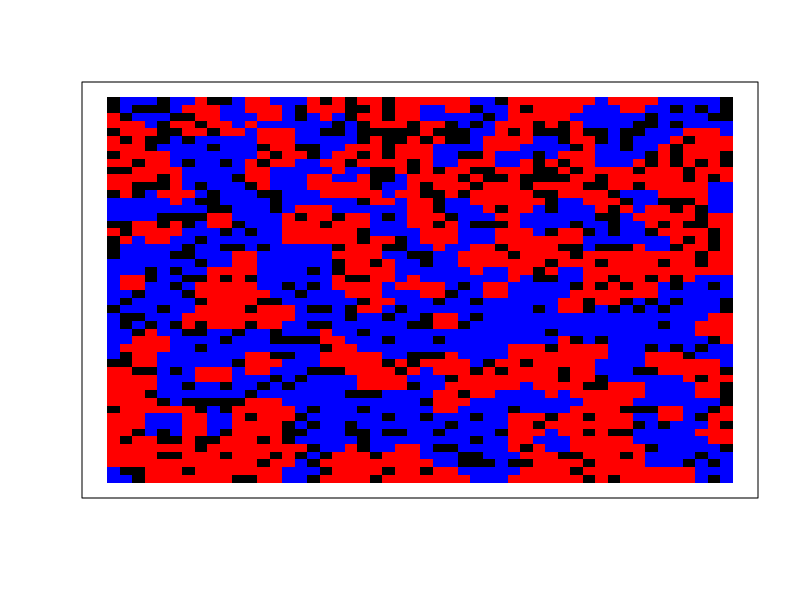
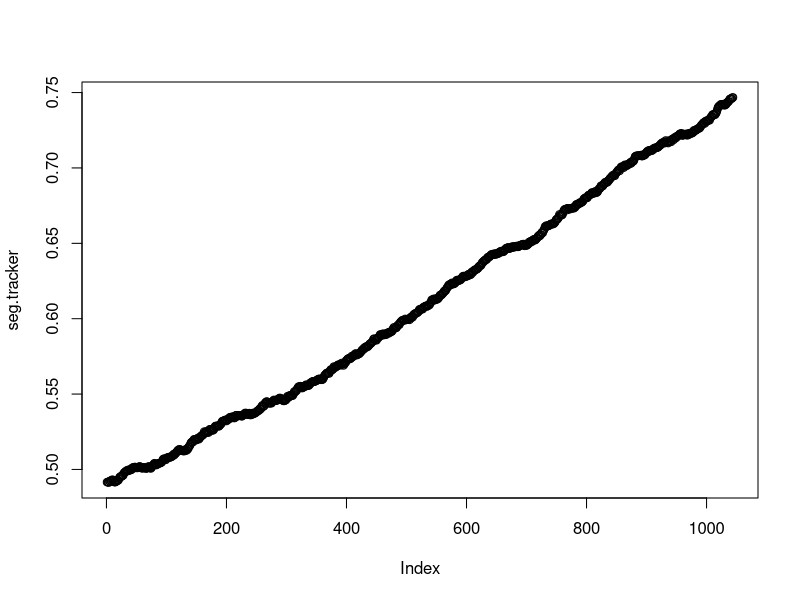

Generate these figures, in order, with R:
# model parameters ####
rows <- 50 
cols <- 50
proportion.group.1 <- .5 # proportion of red agents
empty <- .2 # proportion of grid that will be empty space
min.similarity <- 3/8 # minimum proportion of neighbors that are the same type to not move

# create.grid ####
# generates a rows x column matrix and randomly places the initial population
# values in the matrix are either 0, 1, or 2
# if 0, the space is empty
# 1 and 2 represent the two different groups
create.grid <- function(rows, cols, proportion.group.1, empty){
  pop.size.group.1 <- (rows*cols)*(1-empty)*proportion.group.1
  pop.size.group.2 <- (rows*cols)*(1-empty)*(1-proportion.group.1)
  
  initial.population <- sample(c(
    rep(1, pop.size.group.1), 
    rep(2, pop.size.group.2), 
    rep(0, (rows*cols)-pop.size.group.1-pop.size.group.2)
  ))
  grid <- matrix(initial.population, nrow=rows, ncol=cols)
}

# visualize.grid ####
# outputs a visualization of the grid, with red squares representing group 1,
# blue squares group 2, and black squares empty locations.
visualize.grid <- function(grid){
  image(grid, col=c('black','red','blue'), xaxs=NULL, yaxs=NULL, xaxt='n', yaxt='n')
}

# empty.locations ####
# returns all the locations in the grid that are empty
# output is an N x 2 array, with N equal to the number of empty locations
# the 2 columns contain the row and column of the empty location.
empty.locations <- function(grid){
  return(which(grid==0, arr.ind=T))
}

# similarity.to.center ####
# takes a grid and the center.val of that grid and returns
# the proportion of cells that are the same as the center,
# ignoring empty cells. the center.val must be specified
# manually in case the grid has an even number of rows or 
# columns
similarity.to.center <- function(grid.subset, center.val){
  if(center.val == 0){ return(NA) }
  same <- sum(grid.subset==center.val) - 1
  not.same <- sum(grid.subset!=center.val) - sum(grid.subset==0)
  return(same/(same+not.same))
}

# segregation ####
# computes the proportion of neighbors who are from the same group
segregation <- function(grid){
  same.count <- 0
  diff.count <- 0
  for(row in 1:(nrow(grid)-1)){
    for(col in 1:(ncol(grid)-1)){
      if(grid[row,col] != 0 && grid[row+1,col+1] != 0){
        if(grid[row,col] != grid[row+1,col+1]){
          diff.count <- diff.count + 1
        } else {
          same.count <- same.count + 1
        }
      }
    }
  }
  return(same.count / (same.count + diff.count))
}

# unhappy.agents ####
# takes a grid and a minimum similarity threshold and computes
# a list of all of the agents that are unhappy with their 
# current location. the output is N x 2, with N equal to the
# number of unhappy agents and the columns representing the 
# location (row, col) of the unhappy agent in the grid
unhappy.agents <- function(grid, min.similarity, min.diff){
  grid.copy <- grid
  for(row in 1:rows){
    for(col in 1:cols){
      similarity.score <- similarity.to.center(grid[max(0, row-1):min(rows,row+1), max(0,col-1):min(cols,col+1)], grid[row,col])
      if(is.na(similarity.score)){
        grid.copy[row,col] <- NA
      } else {
        grid.copy[row,col] <- similarity.score >= min.similarity
      }
    }
  }
  return(which(grid.copy==FALSE, arr.ind = T))
}

# one.round ####
# runs a single round of the simulation. the round starts by finding
# all of the unhappy agents and empty spaces. then unhappy agents are randomly
# assigned to a new empty location. a new grid is generated to reflect all of
# the moves that took place.
one.round <- function(grid, min.similarity){
  empty.spaces<- empty.locations(grid)
  unhappy<- unhappy.agents(grid, min.similarity)
  empty.spaces<- empty.spaces[ sample(1:nrow(empty.spaces)),  ]   
  for(i in 1:nrow(empty.spaces)){
    if(i>nrow(unhappy)){break;}
    grid[empty.spaces[i,1], empty.spaces[i,2]]<- grid[unhappy[i,1], unhappy[i,2]]
    grid[unhappy[i,1], unhappy[i,2]]<- 0
    return(grid)
  }
}

# running the simulation ####
done <- FALSE # a variable to keep track of whether the simulation is complete
grid <- create.grid(rows, cols, proportion.group.1, empty)
seg.tracker <- c(segregation(grid)) # keeping a running tally of the segregation scores for each round
while(!done){
  new.grid <- one.round(grid, min.similarity) # run one round of the simulation, and store output in new.grid
  seg.tracker <- c(seg.tracker, segregation(grid)) # calculate segregation score and add to running list
  if(all(new.grid == grid)){ # check if the new.grid is identical to the last grid
    done <- TRUE # if it is, simulation is over -- no agents want to move
  } else {
    grid <- new.grid # otherwise, replace grid with new.grid, and loop again.
  }
}
layout(1) # change graphics device to have two plots
visualize.grid(grid) # show resulting grid
plot(seg.tracker) # plot segregation over time
